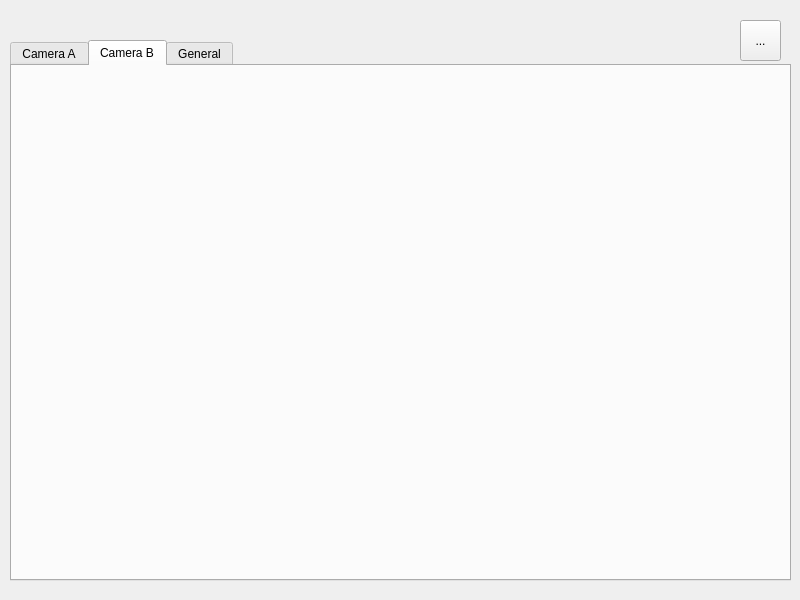
<?xml version="1.0" encoding="UTF-8"?>
<ui version="4.0">
 <class>MainWindow</class>
 <widget class="QMainWindow" name="MainWindow">
  <property name="geometry">
   <rect>
    <x>0</x>
    <y>0</y>
    <width>800</width>
    <height>600</height>
   </rect>
  </property>
  <property name="windowTitle">
   <string>MainWindow</string>
  </property>
  <widget class="QWidget" name="centralWidget">
   <widget class="QToolButton" name="button_back">
    <property name="geometry">
     <rect>
      <x>740</x>
      <y>20</y>
      <width>41</width>
      <height>41</height>
     </rect>
    </property>
    <property name="text">
     <string>...</string>
    </property>
   </widget>
   <widget class="QTabWidget" name="tab_main">
    <property name="geometry">
     <rect>
      <x>10</x>
      <y>40</y>
      <width>781</width>
      <height>541</height>
     </rect>
    </property>
    <property name="currentIndex">
     <number>1</number>
    </property>
    <widget class="QWidget" name="tab_camera_a">
     <attribute name="title">
      <string>Camera A</string>
     </attribute>
    </widget>
    <widget class="QWidget" name="tab_camera_b">
     <attribute name="title">
      <string>Camera B</string>
     </attribute>
    </widget>
    <widget class="QWidget" name="tab_general">
     <attribute name="title">
      <string>General</string>
     </attribute>
    </widget>
   </widget>
  </widget>
 </widget>
 <layoutdefault spacing="6" margin="11"/>
 <resources/>
 <connections/>
</ui>
